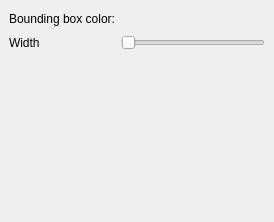
<?xml version="1.0" encoding="UTF-8"?>
<ui version="4.0">
 <class>BoundingBoxDockWidget</class>
 <widget class="QDockWidget" name="BoundingBoxDockWidget">
  <property name="geometry">
   <rect>
    <x>0</x>
    <y>0</y>
    <width>274</width>
    <height>222</height>
   </rect>
  </property>
  <property name="windowTitle">
   <string>Bounding box</string>
  </property>
  <widget class="QWidget" name="dockWidgetContents">
   <layout class="QGridLayout" name="gridLayout">
    <item row="3" column="1">
     <widget class="QSlider" name="sWidth">
      <property name="orientation">
       <enum>Qt::Horizontal</enum>
      </property>
     </widget>
    </item>
    <item row="4" column="0" colspan="2">
     <spacer name="verticalSpacer">
      <property name="orientation">
       <enum>Qt::Vertical</enum>
      </property>
      <property name="sizeHint" stdset="0">
       <size>
        <width>20</width>
        <height>40</height>
       </size>
      </property>
     </spacer>
    </item>
    <item row="2" column="0">
     <widget class="QLabel" name="lBackground">
      <property name="text">
       <string>Bounding box color:</string>
      </property>
      <property name="alignment">
       <set>Qt::AlignRight|Qt::AlignTrailing|Qt::AlignVCenter</set>
      </property>
     </widget>
    </item>
    <item row="2" column="1">
     <widget class="iAColorBox" name="cbBoundingBox" native="true">
      <property name="sizePolicy">
       <sizepolicy hsizetype="Expanding" vsizetype="Preferred">
        <horstretch>0</horstretch>
        <verstretch>0</verstretch>
       </sizepolicy>
      </property>
      <property name="minimumSize">
       <size>
        <width>30</width>
        <height>20</height>
       </size>
      </property>
      <property name="maximumSize">
       <size>
        <width>30</width>
        <height>16777215</height>
       </size>
      </property>
     </widget>
    </item>
    <item row="3" column="0">
     <widget class="QLabel" name="label">
      <property name="text">
       <string>Width</string>
      </property>
     </widget>
    </item>
   </layout>
  </widget>
 </widget>
 <customwidgets>
  <customwidget>
   <class>iAColorBox</class>
   <extends>QWidget</extends>
   <header>iAColorBox.h</header>
   <container>1</container>
  </customwidget>
 </customwidgets>
 <resources/>
 <connections/>
</ui>
